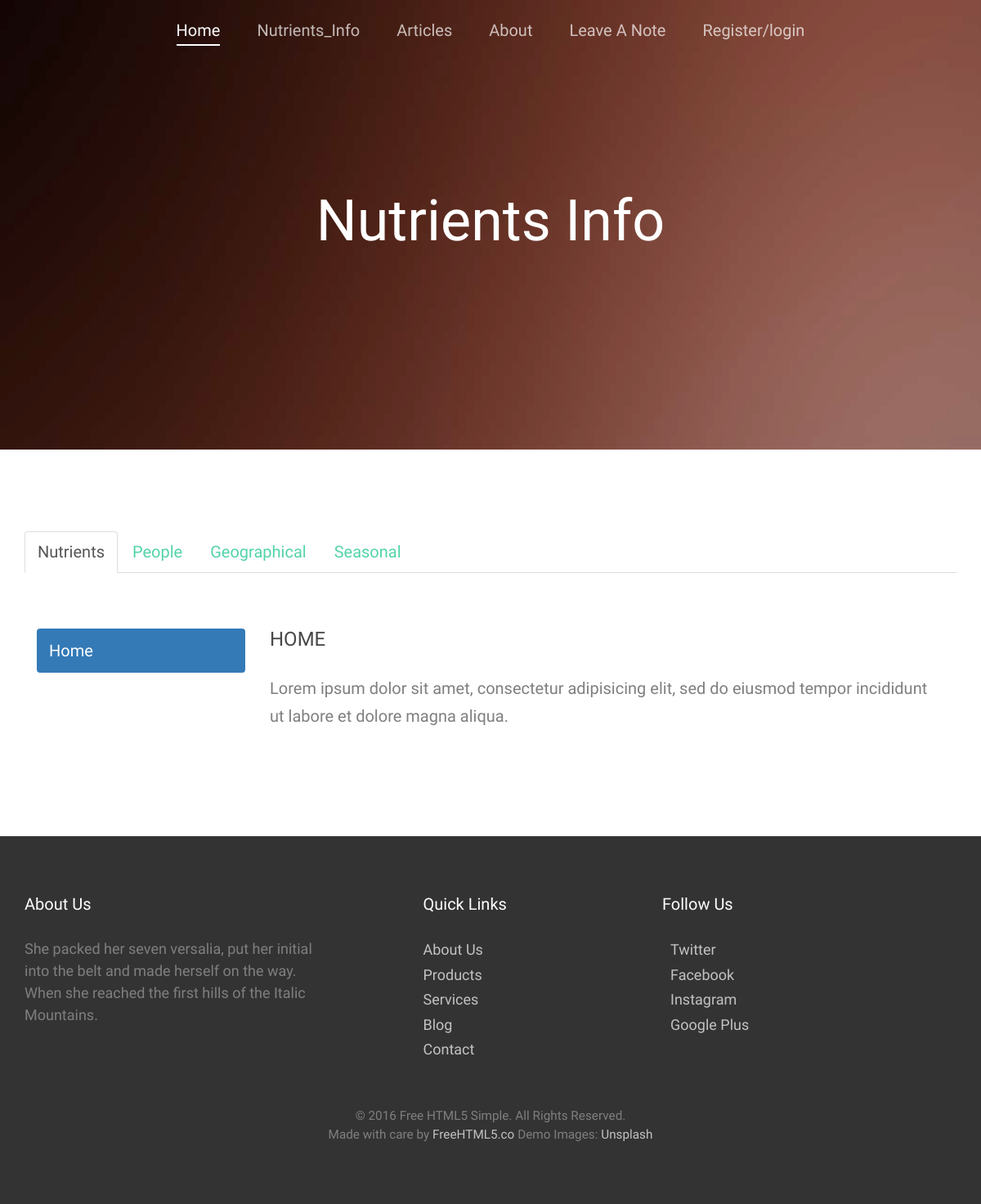
Page /info/ on the earlier database version.
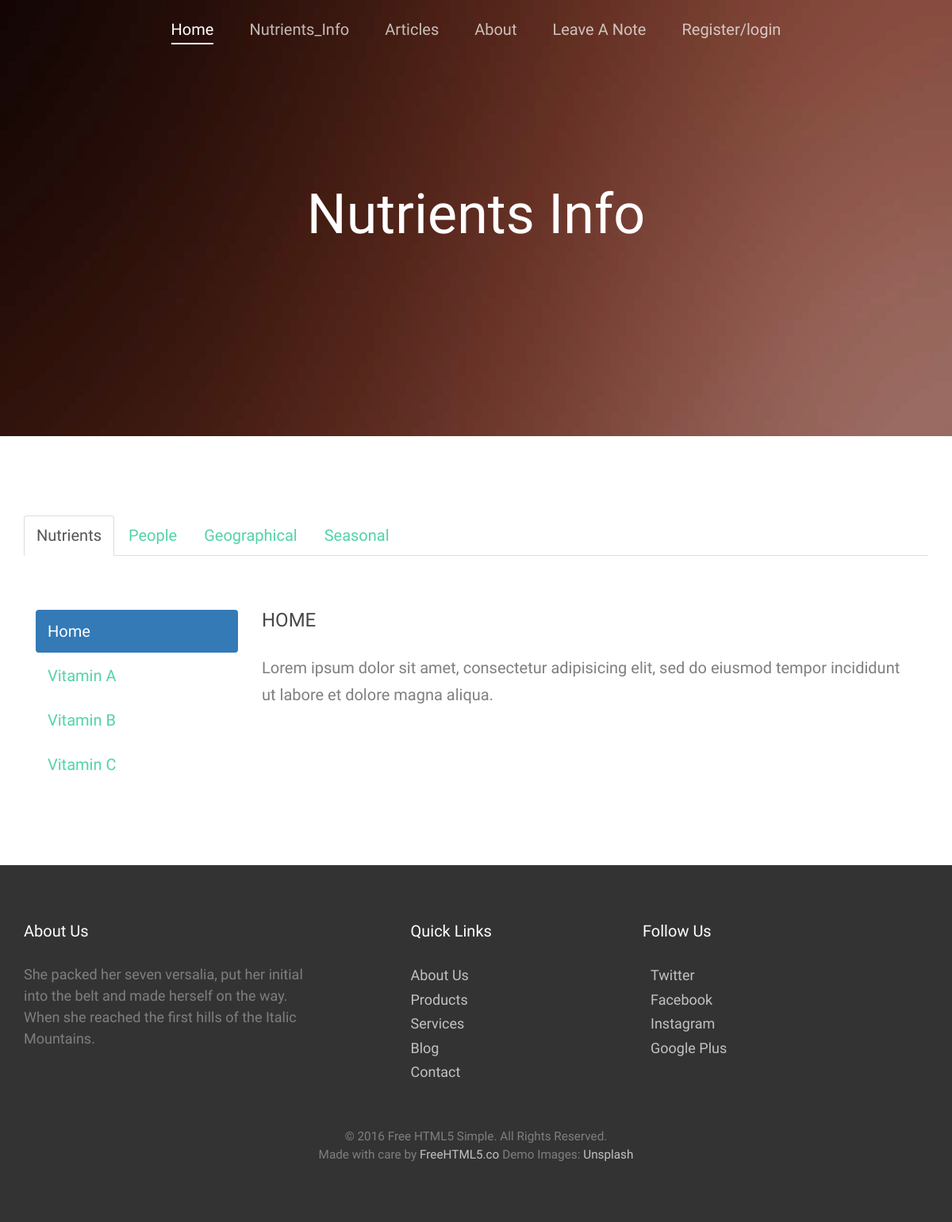
Same page on the later database version.
### nutrients_info/models.py (models this page shows, shortened)
class Nutrient(models.Model):
    name = models.CharField(max_length=100)
    avg_intake = models.CharField(max_length=1000)

### nutrients_info/views.py (the view)
# urls.py: url(r'^info/', include('nutrients_info.urls')),
def info(request):
    nutrients = Nutrient.objects.all()
    diseases = Disease.objects.all()
    foods = Food.objects.all()
    seasons = Season.objects.all()
    peoples = People.objects.all()
    geographicals = Geographical.objects.all()
    return render(request, 'nutrients_info.html', {'nutrients': nutrients,
                                                   'diseases': diseases,
                                                   'foods': foods,
                                                   'seasons': seasons,
                                                   'peoples': peoples,
                                                   'geographicals': geographicals
                                                   })

### nutrients_info/templates/nutrients_info.html (shortened to what this page needs)
{% extends 'base.html' %}
{% block body %}
  <div class="fh5co-hero"
       style="background-image: url(images/hero_2.jpg);"
       data-stellar-background-ratio="0.5">
    <div class="overlay"></div>
    <div class="container">
      <div class="row">
        <div
            class="col-md-8 col-md-offset-2 col-sm-12 col-sm-offset-0 col-xs-12 col-xs-offset-0 text-center fh5co-table">
          <div class="fh5co-intro fh5co-table-cell">
            <h1 class="text-center">Nutrients Info</h1>
          </div>
        </div>
      </div>
    </div>
  </div>
  <div class="fh5co-section">
    <div class="container">
      <ul class="nav nav-tabs">
        <li class="active"><a data-toggle="tab" href="#nutrients">Nutrients</a>
        </li>
        <li><a data-toggle="tab" href="#people">People</a></li>
        <li><a data-toggle="tab" href="#geographical">Geographical</a></li>
        <li><a data-toggle="tab" href="#seasonal">Seasonal</a></li>
      </ul>
      <div class="tab-content">
        <div id="nutrients" class="tab-pane fade in active">
          <br><br>
          <div class="container-fluid">
            <div class="row">
              <div class="col-md-3">
                <ul class="nav nav-pills nav-stacked">
                  <li class="active"><a data-toggle="pill"
                                        href="#home">Home</a>
                  </li>
                  {% for nutrient in nutrients %}
                    <li><a data-toggle="pill"
                           href="#{{ nutrient.id }}">{{ nutrient.name }}</a>
                    </li>
                  {% endfor %}
                </ul>
              </div>
              <div class="col-md-9">
                <div class="tab-content">
                  <div id="home" class="tab-pane fade in active">
                    <h3>HOME</h3>
                    <p>Lorem ipsum dolor sit amet, consectetur adipisicing
                      elit, sed
                      do eiusmod tempor incididunt ut labore et dolore magna
                      aliqua.</p>
                  </div>
                </div>
              </div>
              <div class="clearfix visible-lg"></div>
            </div>
          </div>
        </div>
      </div>
    </div>
  </div>
{% endblock %}

### templates/base.html (shortened to what this page needs)
{% load staticfiles %}
<!DOCTYPE html>
<html lang="en">
<head>
  <link rel="stylesheet"
        href="https://maxcdn.bootstrapcdn.com/bootstrap/3.3.7/css/bootstrap.min.css">
  <link rel="stylesheet" href="{% static 'css/animate.css' %}">
  <link rel="stylesheet" href="{% static 'css/style.css' %}">
</head>
<body>
<div id="fh5co-wrap">
  <header id="fh5co-header">
    <div class="container">
      <nav class="fh5co-main-nav">
        <ul>
          <li class="fh5co-active"><a
              href="{% url 'home:home' %}"><span>Home</span></a>
          </li>
          <li><a
              href="{% url 'nutrients_info:info' %}"><span>Nutrients_Info</span></a>
          </li>
          <li>
            <a href="{% url 'articles:articles' %}"><span>Articles</span></a>
          </li>
          <li>
            <a
                href="{% url 'about_us:about' %}"><span>About</span></a>
          </li>
          <li>
            <a href="{% url 'contact:contact' %}"><span>Leave A Note</span></a>
          </li>
          <li>
            {% if request.user.username != '' %}
              <a href="{% url 'users:user_logout' %}"><span>
                {{ request.user.username }}</span></a>
            {% else %}
              <a href="{% url 'users:user' %}"><span>
                Register/login</span></a>
            {% endif %}
          </li>
        </ul>
      </nav>
    </div>
  </header>
  {% block body %}
  {% endblock %}
</div>
<footer id="fh5co-footer">
  <div class="container">
    <div class="row">
      <div class="col-md-4">
        <h3>About Us</h3>
        <p>She packed her seven versalia, put her initial into the
          belt and made herself on the way. When she reached the
          first hills of the Italic Mountains.</p>
      </div>
      <div class="col-md-3 col-md-push-1">
        <h3>Quick Links</h3>
        <ul>
          <li><a href="#">About Us</a></li>
          <li><a href="#">Products</a></li>
          <li><a href="#">Services</a></li>
          <li><a href="#">Blog</a></li>
          <li><a href="#">Contact</a></li>
        </ul>
      </div>
      <div class="col-md-3 col-md-push-1">
        <h3>Follow Us</h3>
        <ul class="fh5co-social">
          <li><a href="#">
            <span>Twitter</span></a>
          </li>
          <li><a href="#">
            <span>Facebook</span></a>
          </li>
          <li><a href="#"> <span>Instagram</span></a>
          </li>
          <li><a href="#"> <span>Google Plus</span></a>
          </li>
        </ul>
      </div>
    </div>
    <div class="row">
      <div class="col-md-12 fh5co-copyright text-center">
        <p>
          <small>&copy; 2016 Free HTML5 Simple. All Rights
            Reserved.
          </small>
          <small>Made with care by <a href="http://freehtml5.co/"
                                      target="_blank">FreeHTML5.co</a>
            Demo Images: <a href="http://unsplash.com"
                            target="_blank">Unsplash</a>
          </small>
        </p>
      </div>
    </div>
  </div>
</footer>
</body>
</html>

### static/css/style.css (style rules this page uses)
body { font-family: "Work Sans", Arial, sans-serif; font-weight: 300; font-size: 20px; line-height: 1.7; color: #777777; color: #7f7f7f; background: #fff; height: 100%; position: relative; }
a { color: #52d3aa; -webkit-transition: 0.5s; -o-transition: 0.5s; transition: 0.5s; }
p { margin-bottom: 1.5em; }
h1, h2, h3, h4, h5, h6 { color: rgba(72, 72, 72, 1); font-family: "Work Sans", Arial, sans-serif; font-weight: 300; margin: 0 0 30px 0; }
#fh5co-wrap { position: relative; background: #fff; z-index: 2; margin-bottom: 450px; }
#fh5co-footer { padding-top: 4em; position: fixed; bottom: 0; left: 0; width: 100%; z-index: 1; height: 450px; background: #333333; font-size: 18px; }
#fh5co-footer .fh5co-social li { display: block; }
#fh5co-footer p { line-height: 1.5; }
#fh5co-footer h3 { color: #fff; font-size: 20px; }
#fh5co-footer a { color: rgba(255, 255, 255, 0.7); }
#fh5co-footer ul { padding: 0; margin: 0; }
#fh5co-footer ul li { padding: 0; margin: 0; list-style: none; }
#fh5co-footer .fh5co-copyright { padding-top: 3em; }
#fh5co-footer .fh5co-copyright small { display: block; }
#fh5co-header { position: absolute; top: 0; width: 100%; z-index: 1000; }
#fh5co-header nav { text-align: center; }
#fh5co-header nav ul { padding: 0; margin: 0; }
#fh5co-header nav li { padding: 0; margin: 0; list-style: none; display: inline; }
#fh5co-header nav li a { padding: 20px; color: rgba(255, 255, 255, 0.7); display: -moz-inline-stack; display: inline-block; zoom: 1; *display: inline; -webkit-transition: 0.1s; -o-transition: 0.1s; transition: 0.1s; }
#fh5co-header nav li a span { -webkit-transition: 0.5s; -o-transition: 0.5s; transition: 0.5s; border-bottom: 2px solid transparent; display: block; }
#fh5co-header nav li.fh5co-active a { color: #fff; }
#fh5co-header nav li.fh5co-active a span { border-bottom: 2px solid #fff; }
.fh5co-table, .fh5co-table-cell, .fh5co-hero, .fh5co-parallax { height: 550px; }
.fh5co-hero, .fh5co-parallax { background-color: #555; background-attachment: fixed; background-size: cover; position: relative; }
.fh5co-hero .overlay, .fh5co-parallax .overlay { position: absolute; top: 0; left: 0; right: 0; bottom: 0; background: black; opacity: .2; }
.fh5co-hero .fh5co-intro h1, .fh5co-parallax .fh5co-intro h1 { color: #fff; font-size: 70px; font-weight: 300; margin-bottom: 10px; }
.fh5co-table { display: table; }
.fh5co-table-cell { display: table-cell; vertical-align: middle; }
.fh5co-section { padding: 5em 0; }
.fh5co-social { padding: 0; margin: 0; }
.fh5co-social li { padding: 0; margin: 0; list-style: none; display: -moz-inline-stack; display: inline-block; zoom: 1; *display: inline; }
.fh5co-social li a span { display: -moz-inline-stack; display: inline-block; zoom: 1; *display: inline; padding-left: 10px; }

Differences in the rows shown:
added Nutrient: name "Vitamin A"
added Nutrient: name "Vitamin B"
added Nutrient: name "Vitamin C"
